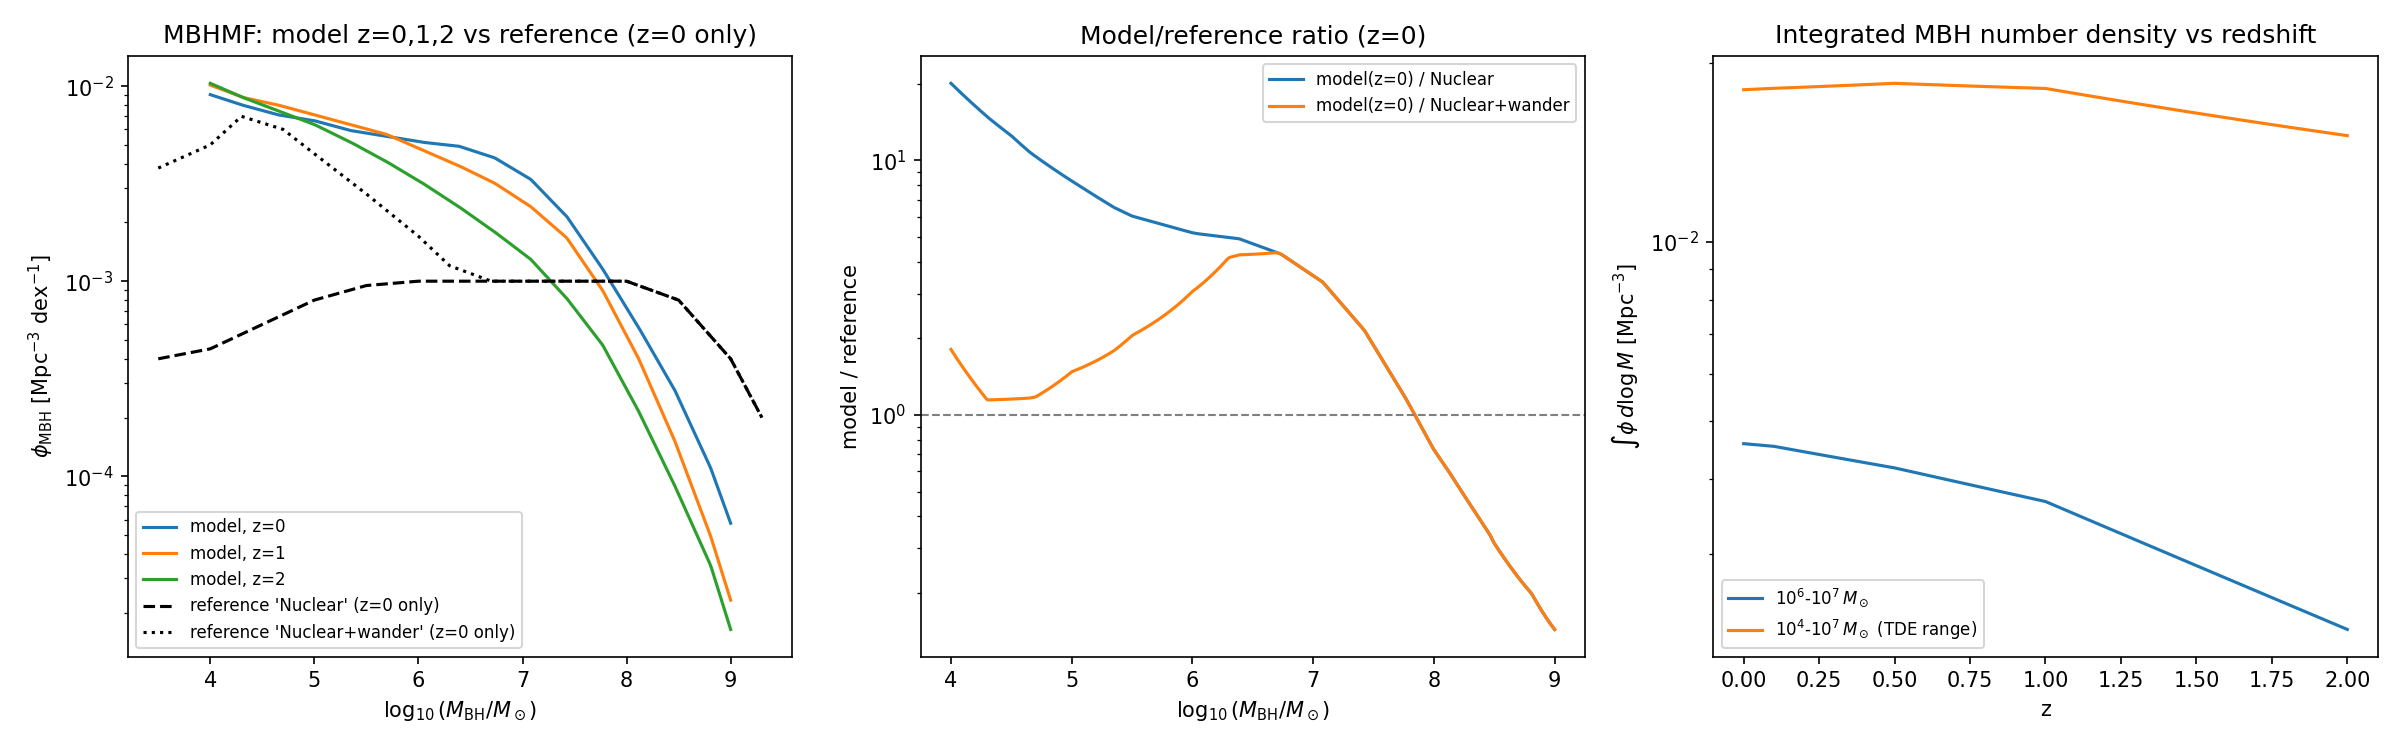

The Python source for this figure:
#!/usr/bin/env python
"""
Model MBHMF at z=0, 1, 2 (using MBHMassFunction.eval_mbhmf --
astrophysical_setup/cosmology.py:219, not previously called anywhere in
the repo) + reference-figure overlay AT z=0 ONLY (per user decision: no
z=1,2 digitized reference data exists in the repo -- only a leftover
mbhmf_compare_z012.png artifact with no surviving source script, see
DIAGNOSTICS/README.md's own TODO). z=1,2 model curves are shown without
a reference overlay.

Produces one figure with three panels:
  (a) MBHMF curves at z=0,1,2 (model only, reference overlay at z=0)
  (b) model/reference ratio at z=0
  (c) integrated number density in [1e6,1e7] and [1e4,1e7] Msun vs redshift

Usage:
    python tests/PPS_VERIFICATION/mbhmf_z012_and_number_density.py
"""
import os, sys
import numpy as np
import matplotlib
matplotlib.use("Agg")
import matplotlib.pyplot as plt

sys.path.insert(0, os.path.abspath('./astrophysical_setup'))
sys.path.insert(0, os.path.abspath('./'))
from cosmology import GalaxyStellarMassFunction, MBHMassFunction

# same eyeballed z=0-only reference digitization as DIAGNOSTICS/mass_function_density_check.py
fig_nuclear_logM = np.array([3.5, 4.0, 4.5, 5.0, 5.5, 6.0, 6.5, 7.0, 7.5, 8.0, 8.5, 9.0, 9.3])
fig_nuclear_phi  = np.array([4e-4, 4.5e-4, 6e-4, 8e-4, 9.5e-4, 1.0e-3, 1.0e-3, 1.0e-3, 1.0e-3, 1.0e-3, 8e-4, 4e-4, 2e-4])
fig_wander_logM = np.array([3.5, 4.0, 4.3, 4.7, 5.0, 5.5, 6.0, 6.3, 6.7, 7.0, 8.0, 8.5, 9.0, 9.3])
fig_wander_phi  = np.array([3.8e-3, 5e-3, 7e-3, 6e-3, 4.5e-3, 2.8e-3, 1.7e-3, 1.2e-3, 1.0e-3, 1.0e-3, 1.0e-3, 8e-4, 4e-4, 2e-4])

gsmf = GalaxyStellarMassFunction()
mbhmf = MBHMassFunction(gsmf)

logMBH_plot = np.linspace(4.0, 9.0, 300)
REDSHIFTS = [0.0, 1.0, 2.0]
COLORS = {0.0: "tab:blue", 1.0: "tab:orange", 2.0: "tab:green"}

phi_by_z = {}
for z in REDSHIFTS:
    z_arr = np.full_like(logMBH_plot, z)
    phi_by_z[z] = mbhmf.eval_mbhmf(z_arr, logMBH_plot, return_log10=False)

# ---- integrated number density in two mass ranges, vs redshift ----
z_dense = np.linspace(0.0, 2.0, 21)
N_1e6_1e7 = []
N_1e4_1e7 = []
for z in z_dense:
    logM_fine = np.linspace(4.0, 7.0, 400)
    phi_fine = mbhmf.eval_mbhmf(np.full_like(logM_fine, z), logM_fine, return_log10=False)
    mask67 = (logM_fine >= 6.0) & (logM_fine <= 7.0)
    N_1e6_1e7.append(np.trapz(phi_fine[mask67], logM_fine[mask67]))
    N_1e4_1e7.append(np.trapz(phi_fine, logM_fine))
N_1e6_1e7 = np.array(N_1e6_1e7)
N_1e4_1e7 = np.array(N_1e4_1e7)

fig, axs = plt.subplots(1, 3, figsize=(16, 5))

# panel a: MBHMF at z=0,1,2 + reference at z=0
ax = axs[0]
for z in REDSHIFTS:
    ax.plot(logMBH_plot, phi_by_z[z], color=COLORS[z], label=f"model, z={z:.0f}")
ax.plot(fig_nuclear_logM, fig_nuclear_phi, "k--", label="reference 'Nuclear' (z=0 only)")
ax.plot(fig_wander_logM, fig_wander_phi, "k:", label="reference 'Nuclear+wander' (z=0 only)")
ax.set_yscale("log")
ax.set_xlabel(r"$\log_{10}(M_{\rm BH}/M_\odot)$")
ax.set_ylabel(r"$\phi_{\rm MBH}$ [Mpc$^{-3}$ dex$^{-1}$]")
ax.set_title("MBHMF: model z=0,1,2 vs reference (z=0 only)")
ax.legend(fontsize=8)

# panel b: model/reference ratio at z=0
ax = axs[1]
ref_n_interp = np.interp(logMBH_plot, fig_nuclear_logM, fig_nuclear_phi, left=np.nan, right=np.nan)
ref_w_interp = np.interp(logMBH_plot, fig_wander_logM, fig_wander_phi, left=np.nan, right=np.nan)
ax.plot(logMBH_plot, phi_by_z[0.0] / ref_n_interp, label="model(z=0) / Nuclear")
ax.plot(logMBH_plot, phi_by_z[0.0] / ref_w_interp, label="model(z=0) / Nuclear+wander")
ax.axhline(1.0, color="grey", ls="--", lw=1)
ax.set_yscale("log")
ax.set_xlabel(r"$\log_{10}(M_{\rm BH}/M_\odot)$")
ax.set_ylabel("model / reference")
ax.set_title("Model/reference ratio (z=0)")
ax.legend(fontsize=8)

# panel c: integrated number density vs redshift
ax = axs[2]
ax.plot(z_dense, N_1e6_1e7, label=r"$10^6$-$10^7\,M_\odot$")
ax.plot(z_dense, N_1e4_1e7, label=r"$10^4$-$10^7\,M_\odot$ (TDE range)")
ax.set_yscale("log")
ax.set_xlabel("z")
ax.set_ylabel(r"$\int \phi\, d\log M$ [Mpc$^{-3}$]")
ax.set_title("Integrated MBH number density vs redshift")
ax.legend(fontsize=8)

plt.tight_layout()
out_path = "tests/PPS_VERIFICATION/mbhmf_z012_and_number_density.png"
plt.savefig(out_path, dpi=150)
print(f"Saved {out_path}")

print("\nIntegrated number density [1e6,1e7] Msun vs z:")
for z, n in zip(z_dense, N_1e6_1e7):
    print(f"  z={z:.2f}: {n:.3e} Mpc^-3")
print("\nIntegrated number density [1e4,1e7] Msun (TDE range) vs z:")
for z, n in zip(z_dense, N_1e4_1e7):
    print(f"  z={z:.2f}: {n:.3e} Mpc^-3")
